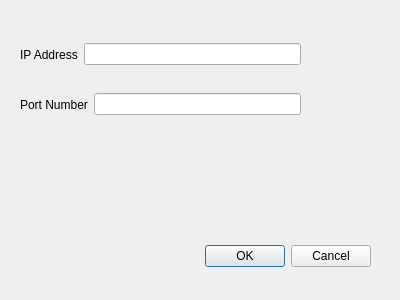
<?xml version="1.0" encoding="UTF-8"?>
<ui version="4.0">
 <class>Dialog</class>
 <widget class="QDialog" name="Dialog">
  <property name="geometry">
   <rect>
    <x>0</x>
    <y>0</y>
    <width>400</width>
    <height>300</height>
   </rect>
  </property>
  <property name="windowTitle">
   <string>Dialog</string>
  </property>
  <widget class="QDialogButtonBox" name="buttonBox">
   <property name="geometry">
    <rect>
     <x>30</x>
     <y>240</y>
     <width>341</width>
     <height>32</height>
    </rect>
   </property>
   <property name="orientation">
    <enum>Qt::Horizontal</enum>
   </property>
   <property name="standardButtons">
    <set>QDialogButtonBox::Cancel|QDialogButtonBox::Ok</set>
   </property>
  </widget>
  <widget class="QWidget" name="">
   <property name="geometry">
    <rect>
     <x>20</x>
     <y>40</y>
     <width>281</width>
     <height>29</height>
    </rect>
   </property>
   <layout class="QHBoxLayout" name="horizontalLayout">
    <item>
     <widget class="QLabel" name="label">
      <property name="text">
       <string>IP Address</string>
      </property>
     </widget>
    </item>
    <item>
     <widget class="QLineEdit" name="lineEdit"/>
    </item>
   </layout>
  </widget>
  <widget class="QWidget" name="">
   <property name="geometry">
    <rect>
     <x>20</x>
     <y>90</y>
     <width>281</width>
     <height>29</height>
    </rect>
   </property>
   <layout class="QHBoxLayout" name="horizontalLayout_2">
    <item>
     <widget class="QLabel" name="label_2">
      <property name="text">
       <string>Port Number</string>
      </property>
     </widget>
    </item>
    <item>
     <widget class="QLineEdit" name="lineEdit_2"/>
    </item>
   </layout>
  </widget>
 </widget>
 <resources/>
 <connections>
  <connection>
   <sender>buttonBox</sender>
   <signal>accepted()</signal>
   <receiver>Dialog</receiver>
   <slot>accept()</slot>
   <hints>
    <hint type="sourcelabel">
     <x>248</x>
     <y>254</y>
    </hint>
    <hint type="destinationlabel">
     <x>157</x>
     <y>274</y>
    </hint>
   </hints>
  </connection>
  <connection>
   <sender>buttonBox</sender>
   <signal>rejected()</signal>
   <receiver>Dialog</receiver>
   <slot>reject()</slot>
   <hints>
    <hint type="sourcelabel">
     <x>316</x>
     <y>260</y>
    </hint>
    <hint type="destinationlabel">
     <x>286</x>
     <y>274</y>
    </hint>
   </hints>
  </connection>
 </connections>
</ui>
